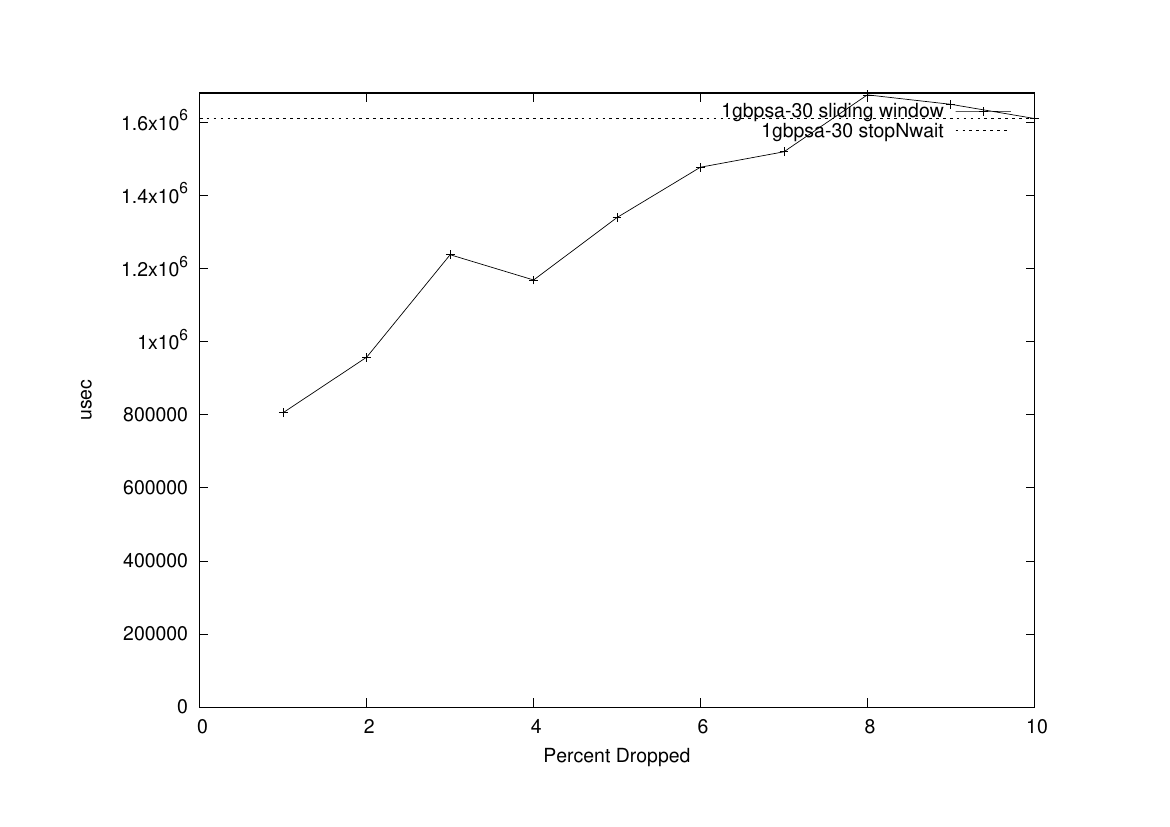

Generate this figure with gnuplot:
set terminal postscript landscape
set nolabel
set xlabel "Percent Dropped"
set xrange [0:10]
set ylabel "usec"
set yrange [0:1680000]
set output "udpb.ps"
plot "1gbpsa-30.dat" title "1gbpsa-30 sliding window" with linespoints, 1610155 title "1gbpsa-30 stopNwait" with line